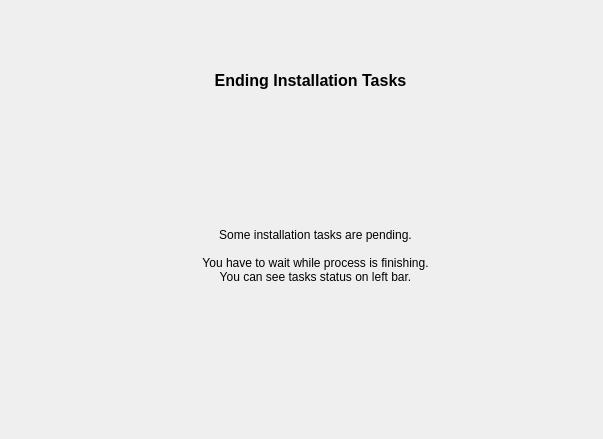
   <widget class="QWidget" name="p_final">
    <widget class="QLabel" name="l_titol_5">
     <property name="geometry">
      <rect>
       <x>30</x>
       <y>70</y>
       <width>561</width>
       <height>20</height>
      </rect>
     </property>
     <property name="font">
      <font>
       <pointsize>12</pointsize>
       <weight>75</weight>
       <bold>true</bold>
      </font>
     </property>
     <property name="text">
      <string>Ending Installation Tasks</string>
     </property>
     <property name="alignment">
      <set>Qt::AlignCenter</set>
     </property>
    </widget>
    <widget class="QLabel" name="label_32">
     <property name="geometry">
      <rect>
       <x>60</x>
       <y>170</y>
       <width>511</width>
       <height>171</height>
      </rect>
     </property>
     <property name="text">
      <string>Some installation tasks are pending.

You have to wait while process is finishing.
You can see tasks status on left bar.</string>
     </property>
     <property name="alignment">
      <set>Qt::AlignCenter</set>
     </property>
     <property name="wordWrap">
      <bool>true</bool>
     </property>
    </widget>
    <widget class="QLabel" name="label_14">
     <property name="geometry">
      <rect>
       <x>530</x>
       <y>20</y>
       <width>64</width>
       <height>64</height>
      </rect>
     </property>
     <property name="text">
      <string/>
     </property>
     <property name="pixmap">
      <pixmap>../../../../../usr/share/kademar/utils/instalador/img/flag_yellow.png</pixmap>
     </property>
    </widget>
    <widget class="QLabel" name="l_clock">
     <property name="geometry">
      <rect>
       <x>270</x>
       <y>330</y>
       <width>100</width>
       <height>100</height>
      </rect>
     </property>
     <property name="text">
      <string/>
     </property>
     <property name="pixmap">
      <pixmap>../../../../../usr/share/kademar/utils/instalador/img/wait2.gif</pixmap>
     </property>
     <property name="scaledContents">
      <bool>true</bool>
     </property>
    </widget>
   </widget>
